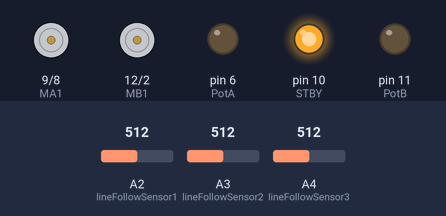
Bench run of a sketch on a simulated Arduino Uno, built with avr-gcc and run on an emulated ATmega328P. Shown: motor-driver pin pairs drawn as motors (green arrow = first pin HIGH = forward, orange = second pin HIGH = backward, longer = more drive, stopped while the standby pin is LOW), output pins drawn as LEDs (lit = HIGH). The inputs (shaded band) are chosen by the test bench; at power-on: A2 (lineFollowSensor1) = 512, A3 (lineFollowSensor2) = 512, A4 (lineFollowSensor3) = 512. What the sketch prints to the serial monitor is not drawn.

Above: at 0.1 s.
At 83.1 s:
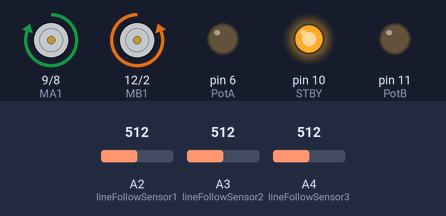
Timing chart, 0 to 84.6 s (numbered marks = the images above):
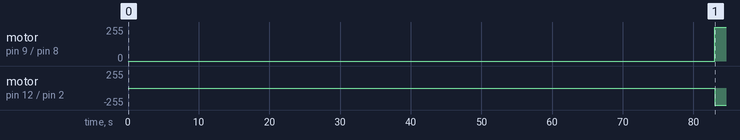

Measured:
- by itself, motor on pin 9 (MA1) / pin 8 (MA2): stopped → forward 255/255 at 83.0 s
- by itself, motor on pin 12 (MB1) / pin 2 (MB2): stopped → backward 255/255 at 83.0 s

The sketch:

BlindSpot.ino
```cpp
#define lineFollowSensor1 A2
#define lineFollowSensor2 A3
#define lineFollowSensor3 A4


#define STBY  10 //standby

//Motor A
#define PotA  6 //Speed control
#define MA1  9 //Direction
#define MA2  8 //Direction

//Motor B
#define PotB  11 //Speed control
#define MB1  12 //Direction
#define MB2  2 //Direction

#define velMax 80

int LFSensor[5] = {0, 0, 0, 0, 0};
int Position = 0;

float Kp = 0.13;
float Kd = 0.24;
int erro = 0;
float vel_A = 0;
float vel_B = 0;
float P = 0;
float D = 0;
float previousErro;
float PD = 0;
int mediaPB = 800;

unsigned long tempo=0;

void setup () {
  Serial.begin(9600);
  pinMode(PotA, OUTPUT);
  pinMode(MA1, OUTPUT);
  pinMode(MA2, OUTPUT);

  pinMode(PotB, OUTPUT);
  pinMode(MB1, OUTPUT);
  pinMode(MB2, OUTPUT);
  pinMode(STBY, OUTPUT);
  digitalWrite(STBY, HIGH);
  delay(2000);

}
void loop () {
  tempo=millis();

  LFSensor[1] = analogRead(lineFollowSensor1);
  if (LFSensor [1] < mediaPB) {
    LFSensor[1] = 1;
  } else {
    LFSensor[1] = 0;
  }
  LFSensor[2] = analogRead(lineFollowSensor2);

  if (LFSensor [2] < mediaPB) {
    LFSensor[2] = 1;
  } else {
    LFSensor[2] = 0;
  }
  LFSensor[3] = analogRead(lineFollowSensor3);

  if (LFSensor [3] < mediaPB) {
    LFSensor[3] = 1;
  } else {
    LFSensor[3] = 0;
  }

  Position = (((LFSensor[1]*0)+(LFSensor[2]*1000)+(LFSensor[3]*2000))/((LFSensor[1])+(LFSensor[2])+(LFSensor[3])));
  Serial.print("   ");
  Serial.print(LFSensor[0]);
  Serial.print("   ");
  Serial.print(LFSensor[1]);
  Serial.print("   ");
  Serial.print(LFSensor[2]);
  Serial.print("   ");
  Serial.print(LFSensor[3]);
  Serial.print("   ");
  Serial.println(LFSensor[4]);


  erro = Position-1000;
   //Serial.print("Erro");
   //Serial.println(erro);
  P = erro;
  D = erro - previousErro;
  previousErro = erro;


  PD = ((P * Kp) + (D * Kd));
  vel_A = 200+PD; // velocidade base do motor direito
  vel_B = 200-PD;   // velocidade base do motor esquerdo


  if (vel_A > velMax) {
    vel_A = velMax; // velocidade maxima do motor direito
  }
  if (vel_B > velMax) {
    vel_B = velMax; // velocidad maxima do motor esquerdo
  }
  // Serial.print("velDireita:  ");
  // Serial.print(vel_A);
  // Serial.print("velEsquerda:  ");
  // Serial.print(vel_B);
  // Serial.println();

if (tempo>=83000){

  digitalWrite(MA1, HIGH);
  digitalWrite(MA2, LOW);
  digitalWrite(MB1, LOW);
  digitalWrite(MB2, HIGH);
  analogWrite(PotA, 0);
  analogWrite(PotB, 0);
  delay(20000);
}

}
```
